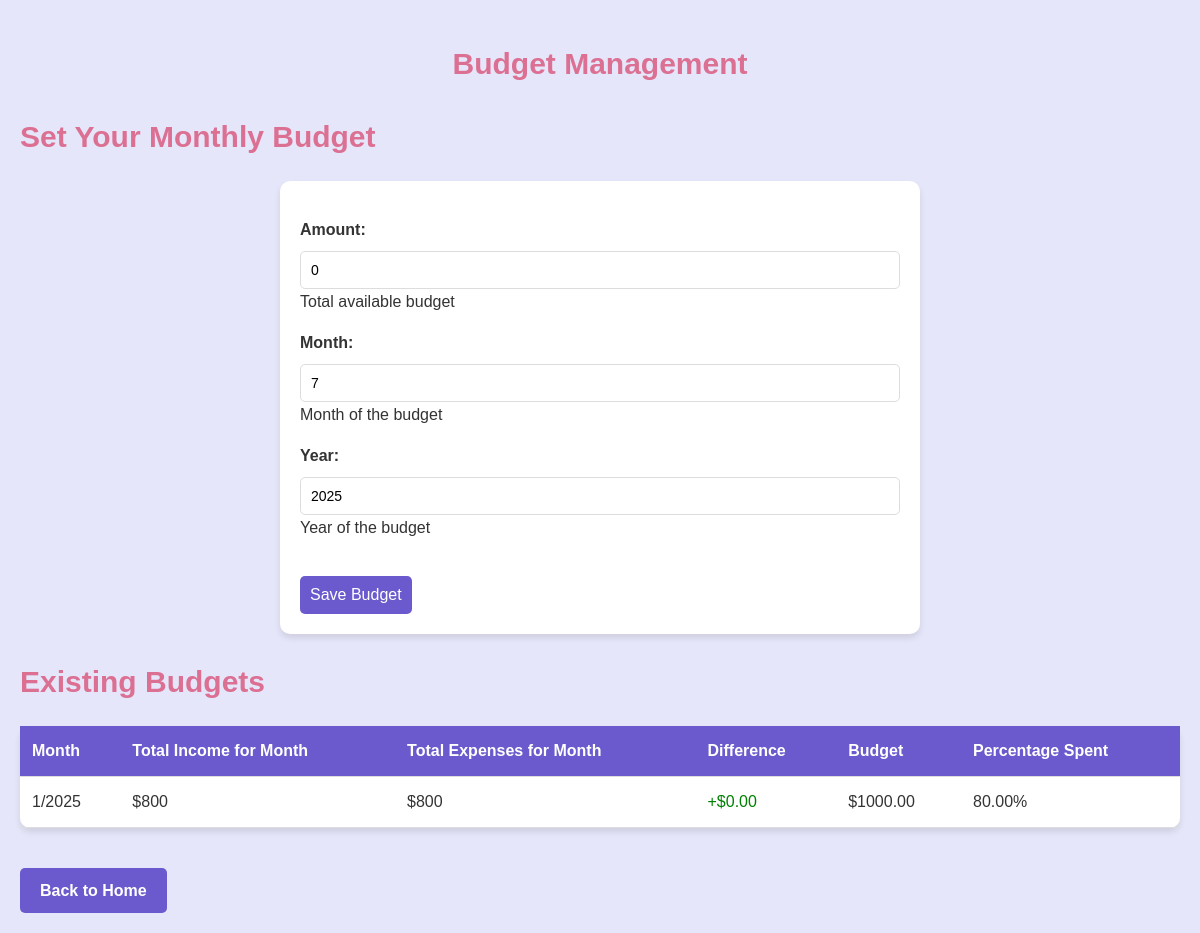
Page /budget/ (signed in) on the committed database.
### tracker/models.py (models this page shows, shortened)
class Budget(models.Model):
    user = models.ForeignKey(User, on_delete=models.CASCADE)
    amount = models.DecimalField(max_digits=10, decimal_places=2, default=0, help_text="Total available budget")
    month = models.IntegerField(default=date.today().month, help_text="Month of the budget")
    year = models.IntegerField(default=date.today().year, help_text="Year of the budget")
    created_at = models.DateTimeField(auto_now_add=True)
    class Meta:
        unique_together = ('user', 'month', 'year')

### tracker/views.py (the view)
# urls.py: path('budget/', views.budget, name='budget'),
@login_required(login_url='/login')
def budget(request):
    user = request.user
    current_month = date.today().month
    current_year = date.today().year
    try:
        monthly_budget = Budget.objects.get(user=user, month=current_month, year=current_year)
    except Budget.DoesNotExist:
        monthly_budget = None
    if request.method == 'POST':
        form = BudgetForm(request.POST, instance=monthly_budget)
        if form.is_valid():
            budget = form.save(commit=False)
            budget.user = user
            budget.save()
            return redirect('budget')
    else:
        form = BudgetForm(instance=monthly_budget)
    existing_budgets = Budget.objects.filter(user=user).order_by('-year', '-month')
    total_income = Transaction.objects.filter(
        user=user, type='income', date__month=current_month, date__year=current_year
    ).aggregate(Sum('amount'))['amount__sum'] or 0
    total_expense = Transaction.objects.filter(
        user=user, type='expense', date__month=current_month, date__year=current_year
    ).aggregate(Sum('amount'))['amount__sum'] or 0
    balance = round(total_income - total_expense, 2)
    for budget in existing_budgets:
        budget.total_income = Transaction.objects.filter(
            type='income', date__month=budget.month, date__year=budget.year
        ).aggregate(Sum('amount'))['amount__sum'] or 0
        budget.total_expense = Transaction.objects.filter(
            type='expense', date__month=budget.month, date__year=budget.year
        ).aggregate(Sum('amount'))['amount__sum'] or 0
        budget.difference = round(budget.total_income - budget.total_expense, 2)
        if budget.amount > 0:
            budget.expense_percentage = round((budget.total_expense / budget.amount) * 100, 2)
        else:
            budget.expense_percentage = 0
    return render(request, 'budgets/budget.html', {
        'form': form,
        'total_income': total_income,
        'total_expense': total_expense,
        'balance': balance,
        'existing_budgets': existing_budgets
    })

### tracker/forms.py
class BudgetForm(forms.ModelForm):
    class Meta:
        model = Budget
        fields = ['amount', 'month', 'year']
        widgets = {
            'amount': forms.NumberInput(attrs={'step': '0.01'}),
            'month': forms.Select(choices=[(i, i) for i in range(1, 13)]),
            'year': forms.Select(choices=[(y, y) for y in range(2020, datetime.now().year + 2)])
        }

### tracker/templates/budgets/budget.html (shortened to what this page needs)
{% extends 'base.html' %}
{% block content %}
<div class="budget-container">
    <h1>Budget Management</h1>
<h2>Set Your Monthly Budget</h2>
<form id="add-budget-form" method="post">
    {{ form.as_p }}
    <button class="btn" type="submit">Save Budget</button>
</form>
<h2>Existing Budgets</h2>
<table>
    <thead>
        <tr>
            <th>Month</th>
            <th>Total Income for Month</th>
            <th>Total Expenses for Month</th>
            <th>Difference</th>
            <th>Budget</th>
            <th>Percentage Spent</th>
        </tr>
    </thead>
    <tbody>
        {% for budget in existing_budgets %}
        <tr>
            <td>{{ budget.month }}/{{ budget.year }}</td>
            <td>${{ budget.total_income }}</td>
            <td>${{ budget.total_expense }}</td>
            <td>
                {% if budget.difference >= 0 %}
                    <span style="color: green;">+${{ budget.difference }}</span>
                {% else %}
                    <span style="color: red;">-${{ budget.difference|floatformat:2 }}</span>
                {% endif %}
            </td>
            <td>${{ budget.amount }}</td>
            <td>{{ budget.expense_percentage }}%</td>
        </tr>
        {% empty %}
        <tr><td colspan="6">No budgets found.</td></tr>
        {% endfor %}
    </tbody>
</table>
<a href="{% url 'index' %}" class="home-link">Back to Home</a>
</div>
{% endblock %}

### tracker/static/generic_styles.css (style rules this page uses)
body { background-color: #e6e6fa; font-family: 'Arial', sans-serif; color: #333; line-height: 1.6; margin: 0; padding: 20px; }
.btn { background-color: #6a5acd; color: white; padding: 10px; border: none; border-radius: 5px; cursor: pointer; transition: background-color 0.3s; text-align: center; margin-top: 20px; font-size: 16px; }
h1 { color: #db7093; text-align: center; margin-bottom: 20px; font-size: 30px; }
h2 { color: #db7093; margin-bottom: 20px; font-size: 30px; }
a { display: inline-block; margin-top: 15px; color: #6a5acd; text-decoration: none; font-weight: bold; text-align: center; }
table { width: 100%; border-collapse: collapse; margin: 20px 0; background-color: #ffffff; border-radius: 10px; box-shadow: 0 4px 6px rgba(0, 0, 0, 0.1); }
table th, table td { padding: 12px; text-align: left; border-bottom: 1px solid #ddd; }
table th { background-color: #6a5acd; color: white; font-weight: bold; }
.home-link { display: inline-block; margin-top: 20px; padding: 10px 20px; background-color: #6a5acd; color: white; text-decoration: none; border-radius: 5px; transition: background-color 0.3s; }
form { background-color: #ffffff; padding: 20px; border-radius: 10px; box-shadow: 0 4px 6px rgba(0, 0, 0, 0.1); max-width: 600px; margin: 20px auto; }
form p { margin-bottom: 15px; }
form label { display: block; margin-bottom: 8px; color: #333; font-weight: bold; }
form input[type="text"], form input[type="date"], form input[type="number"], form select, form textarea { width: 100%; padding: 10px; border: 1px solid #ddd; border-radius: 5px; font-size: 14px; box-sizing: border-box; }
form select { appearance: none; background-color: white; }

### rows in the picture
Budget: month "1", year "2025", total_income "800", total_expense "800", difference "0.00", amount "1000.00", expense_percentage "80.00"
